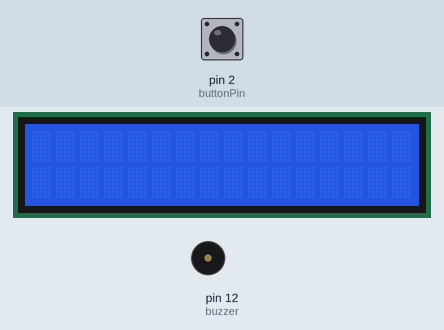
Recording of a sketch running on a simulated Arduino Uno, built with avr-gcc and run on an emulated ATmega328P. On the bench: 16×2 character LCD, buzzer (waves = sounding). The inputs (shaded band) are chosen by the test bench; at power-on: pin 2 (buttonPin) HIGH.

Above: at 1.2 s.
1.3 s: pin 2 (buttonPin) pulled LOW for 1 s
At 3.2 s:
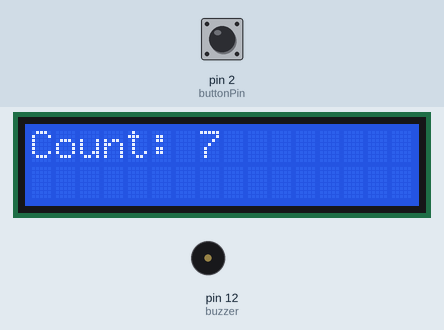
3.8 s: pin 2 (buttonPin) pulled LOW for 0.15 s
At 5.0 s:
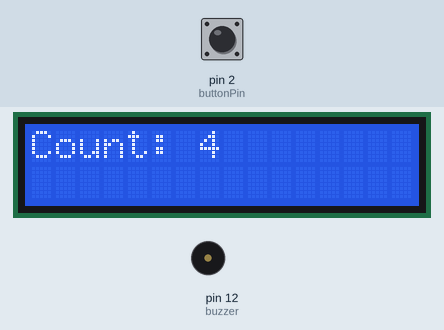
5.4 s: pin 2 (buttonPin) pulled LOW for 1 s
At 7.5 s:
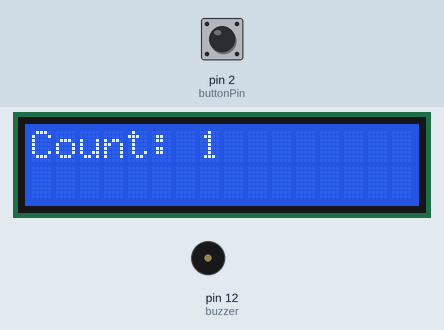
7.9 s: pin 2 (buttonPin) pulled LOW for 0.15 s
At 9.2 s:
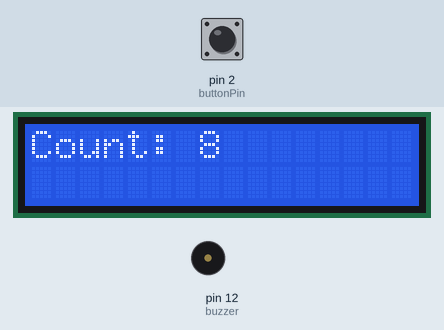
9.5 s: pin 2 (buttonPin) driven LOW
At 9.67 s:
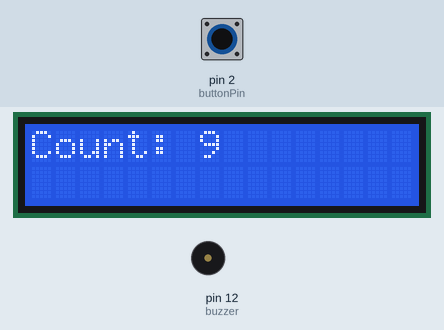
12.5 s: pin 2 (buttonPin) pulsed HIGH 5 times (0.12 s each, 0.3 s apart)
Timing chart, 0 to 18.0 s (numbered marks = the images above; inputs shaded):
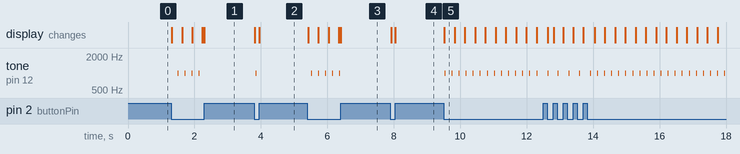

The sketch:

spectacular_rottis_hillar1.ino
```cpp
// C++ code
//
#include <Wire.h>
#include <LiquidCrystal_I2C.h>

LiquidCrystal_I2C lcd(0x27, 16, 2); // Change the address and dimensions as needed

const int buttonPin = 2; // Button connected to pin 2
int buttonState = 0; // Variable to store the button state
int count = 0; // Variable to store the count
const int buzzer = 12;
const int button = 13;

void setup() {
  lcd.init(); // Initialize the LCD
  lcd.backlight(); // Turn on the backlight
  pinMode(buttonPin, INPUT_PULLUP); // Set the button pin as input with pull-up resistor
  pinMode(buzzer, OUTPUT);
  pinMode(button, INPUT_PULLUP); // Use internal pull-up resistor
  Serial.begin(9600);
  lcd.backlight();
}

void loop() {
  buttonState = digitalRead(buttonPin); // Read the button state
  if (buttonState == LOW) { // If the button is pressed
    count++; // Increment the count
    if (count == 10) { // If the count is greater than 10
      count = 0; // Reset the count
      tone(buzzer, 1000);
    }
    lcd.clear(); // Clear the LCD
    lcd.setCursor(0, 0); // Set the cursor to the first column of the first row
    lcd.print("Count: "); // Print the label
    lcd.print(count); // Print the count
    noTone(buzzer);
  }
  delay(10); // Debounce delay
}
```

Measured:
- after the input at 1.3 s, tone on pin 12 (buzzer): alternates 1000 Hz for 0.01 s and silent for 0.20 s, 8 changes in all, then stays silent, starting after 0.20 s; the display: first changes at once (image 1 shows a later state)
- after the input at 3.8 s, tone on pin 12 (buzzer): silent → 1000 Hz after 0.05 s, → silent 0.01 s later; the display: first changes at once (image 2 shows a later state)
- after the input at 5.4 s, tone on pin 12 (buzzer): alternates 1000 Hz for 0.01 s and silent for 0.20 s, 10 changes in all, then stays silent, starting after 0.11 s; the display: first changes at once (image 3 shows a later state)
- after the input at 7.9 s, the display: first changes at once (image 4 shows a later state)
- after the input at 9.5 s, tone on pin 12 (buzzer): alternates 1000 Hz for 0.01 s and silent for 0.20 s, starting at once; the display: changes at once (image 5)
